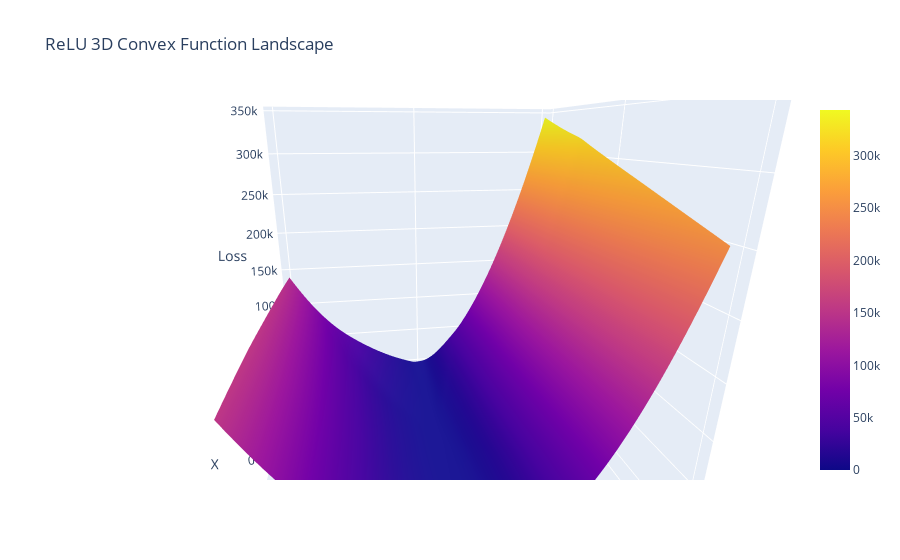

The cell this chart's notebook holds for it:
### Code cell
import plotly.graph_objects as go

res = 100
X, Y = torch.meshgrid(torch.linspace(-0.1, 0.1, res), torch.linspace(-0.1, 0.1, res))

# Create a plotly surface plot
fig = go.Figure(data=[go.Surface(z=initial_relu_landscape, x=X, y=Y)])

fig.update_layout(
    title="ReLU 3D Convex Function Landscape",
    scene=dict(
        xaxis_title="X",
        yaxis_title="Y",
        zaxis_title="Loss"
    )
)

fig.show()

### Figure 1 — Plotly figure (JSON) as saved in the notebook; plotly's stock layout.template omitted (floating-point values rounded to 4 significant figures; data arrays with more than 128 entries replaced by an {"elided": "..."} marker saying what was removed)
{"data": [{"type": "surface", "x": {"elided": "100x100 float values"}, "y": {"elided": "100x100 float values"}, "z": {"elided": "100x100 float values"}}], "layout": {"autosize": true, "scene": {"aspectmode": "auto", "aspectratio": {"x": 1, "y": 1, "z": 1}, "camera": {"center": {"x": 0, "y": 0, "z": 0}, "eye": {"x": 1.201, "y": -0.2047, "z": 0.4128}, "projection": {"type": "perspective"}, "up": {"x": -0.003305, "y": 0.001831, "z": 1.0}}, "xaxis": {"title": {"text": "X"}, "type": "linear"}, "yaxis": {"title": {"text": "Y"}, "type": "linear"}, "zaxis": {"title": {"text": "Loss"}, "type": "linear"}}, "title": {"text": "ReLU 3D Convex Function Landscape"}}}
